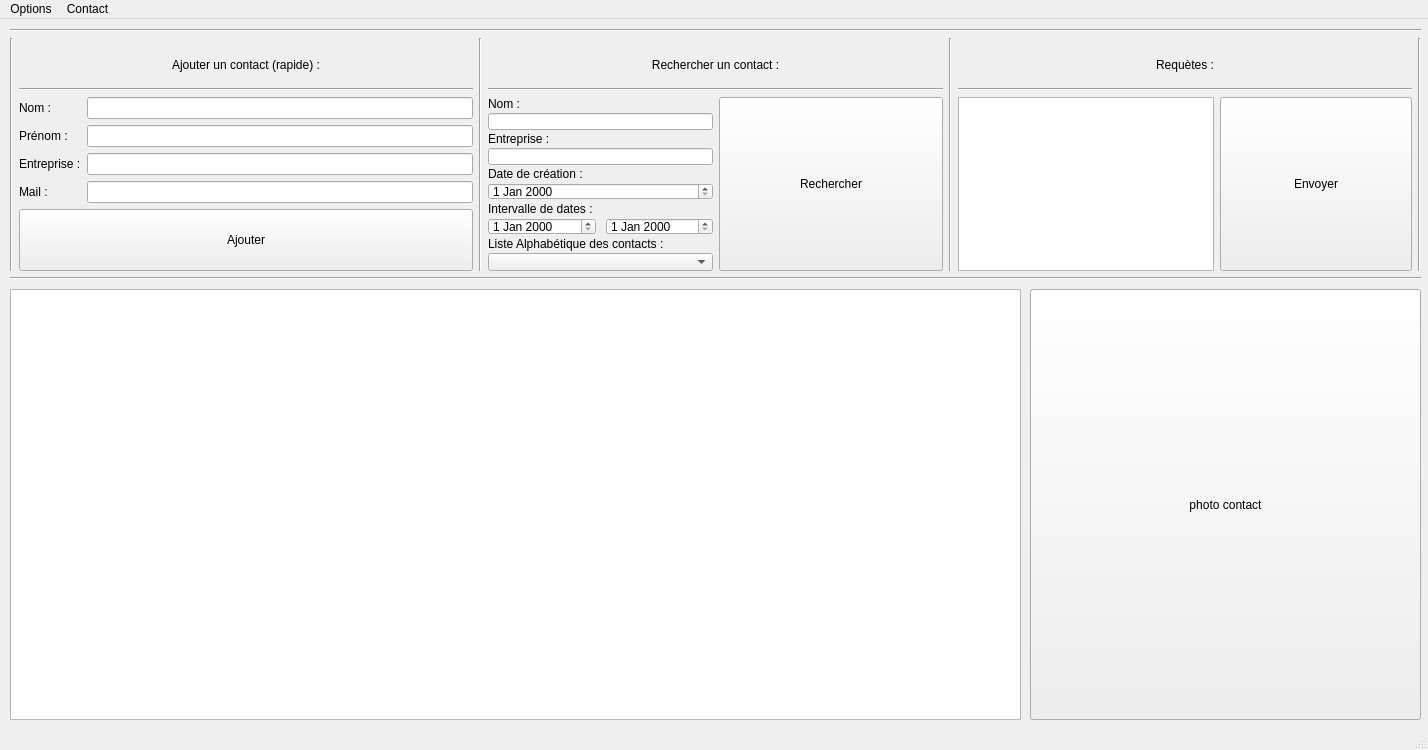
<?xml version="1.0" encoding="UTF-8"?>
<ui version="4.0">
 <class>MainWindow</class>
 <widget class="QMainWindow" name="MainWindow">
  <property name="geometry">
   <rect>
    <x>0</x>
    <y>0</y>
    <width>1428</width>
    <height>750</height>
   </rect>
  </property>
  <property name="windowTitle">
   <string>MainWindow</string>
  </property>
  <widget class="QWidget" name="centralwidget">
   <widget class="QWidget" name="verticalLayoutWidget_5">
    <property name="geometry">
     <rect>
      <x>10</x>
      <y>10</y>
      <width>1411</width>
      <height>251</height>
     </rect>
    </property>
    <layout class="QVBoxLayout" name="verticalLayout_2">
     <property name="sizeConstraint">
      <enum>QLayout::SetDefaultConstraint</enum>
     </property>
     <item>
      <widget class="Line" name="line_9">
       <property name="orientation">
        <enum>Qt::Horizontal</enum>
       </property>
      </widget>
     </item>
     <item>
      <layout class="QHBoxLayout" name="horizontalLayout_3">
       <item>
        <widget class="Line" name="line_8">
         <property name="orientation">
          <enum>Qt::Vertical</enum>
         </property>
        </widget>
       </item>
       <item>
        <layout class="QVBoxLayout" name="AjoutContactRapideLayout">
         <property name="sizeConstraint">
          <enum>QLayout::SetDefaultConstraint</enum>
         </property>
         <item>
          <spacer name="verticalSpacer_3">
           <property name="orientation">
            <enum>Qt::Vertical</enum>
           </property>
           <property name="sizeType">
            <enum>QSizePolicy::Fixed</enum>
           </property>
           <property name="sizeHint" stdset="0">
            <size>
             <width>20</width>
             <height>20</height>
            </size>
           </property>
          </spacer>
         </item>
         <item>
          <widget class="QLabel" name="TitreAjout">
           <property name="sizePolicy">
            <sizepolicy hsizetype="Preferred" vsizetype="Fixed">
             <horstretch>0</horstretch>
             <verstretch>0</verstretch>
            </sizepolicy>
           </property>
           <property name="autoFillBackground">
            <bool>true</bool>
           </property>
           <property name="text">
            <string>Ajouter un contact (rapide) :</string>
           </property>
           <property name="alignment">
            <set>Qt::AlignCenter</set>
           </property>
          </widget>
         </item>
         <item>
          <spacer name="verticalSpacer_4">
           <property name="orientation">
            <enum>Qt::Vertical</enum>
           </property>
           <property name="sizeType">
            <enum>QSizePolicy::Fixed</enum>
           </property>
           <property name="sizeHint" stdset="0">
            <size>
             <width>10</width>
             <height>10</height>
            </size>
           </property>
          </spacer>
         </item>
         <item>
          <widget class="Line" name="line_5">
           <property name="orientation">
            <enum>Qt::Horizontal</enum>
           </property>
          </widget>
         </item>
         <item>
          <layout class="QFormLayout" name="formLayout_3">
           <item row="0" column="0">
            <widget class="QLabel" name="label_3">
             <property name="text">
              <string>Nom :</string>
             </property>
            </widget>
           </item>
           <item row="1" column="0">
            <widget class="QLabel" name="label_4">
             <property name="text">
              <string>Prénom :</string>
             </property>
            </widget>
           </item>
           <item row="2" column="0">
            <widget class="QLabel" name="label_6">
             <property name="text">
              <string>Entreprise :</string>
             </property>
            </widget>
           </item>
           <item row="3" column="0">
            <widget class="QLabel" name="label_5">
             <property name="text">
              <string>Mail :</string>
             </property>
            </widget>
           </item>
           <item row="0" column="1">
            <widget class="QLineEdit" name="lineEdit"/>
           </item>
           <item row="1" column="1">
            <widget class="QLineEdit" name="lineEdit_2"/>
           </item>
           <item row="2" column="1">
            <widget class="QLineEdit" name="lineEdit_5"/>
           </item>
           <item row="3" column="1">
            <widget class="QLineEdit" name="lineEdit_4"/>
           </item>
          </layout>
         </item>
         <item>
          <widget class="QPushButton" name="AddFastButton">
           <property name="sizePolicy">
            <sizepolicy hsizetype="Expanding" vsizetype="Expanding">
             <horstretch>0</horstretch>
             <verstretch>0</verstretch>
            </sizepolicy>
           </property>
           <property name="text">
            <string>Ajouter</string>
           </property>
          </widget>
         </item>
        </layout>
       </item>
       <item>
        <widget class="Line" name="line">
         <property name="orientation">
          <enum>Qt::Vertical</enum>
         </property>
        </widget>
       </item>
       <item>
        <layout class="QVBoxLayout" name="RechercheLayout">
         <item>
          <spacer name="verticalSpacer_2">
           <property name="orientation">
            <enum>Qt::Vertical</enum>
           </property>
           <property name="sizeType">
            <enum>QSizePolicy::Fixed</enum>
           </property>
           <property name="sizeHint" stdset="0">
            <size>
             <width>20</width>
             <height>20</height>
            </size>
           </property>
          </spacer>
         </item>
         <item>
          <widget class="QLabel" name="TitreRecherche">
           <property name="sizePolicy">
            <sizepolicy hsizetype="Preferred" vsizetype="Fixed">
             <horstretch>0</horstretch>
             <verstretch>0</verstretch>
            </sizepolicy>
           </property>
           <property name="autoFillBackground">
            <bool>true</bool>
           </property>
           <property name="text">
            <string>Rechercher un contact :</string>
           </property>
           <property name="alignment">
            <set>Qt::AlignCenter</set>
           </property>
          </widget>
         </item>
         <item>
          <spacer name="verticalSpacer">
           <property name="orientation">
            <enum>Qt::Vertical</enum>
           </property>
           <property name="sizeType">
            <enum>QSizePolicy::Fixed</enum>
           </property>
           <property name="sizeHint" stdset="0">
            <size>
             <width>10</width>
             <height>10</height>
            </size>
           </property>
          </spacer>
         </item>
         <item>
          <widget class="Line" name="line_4">
           <property name="orientation">
            <enum>Qt::Horizontal</enum>
           </property>
          </widget>
         </item>
         <item>
          <layout class="QHBoxLayout" name="horizontalLayout_2">
           <property name="sizeConstraint">
            <enum>QLayout::SetFixedSize</enum>
           </property>
           <item>
            <layout class="QVBoxLayout" name="verticalLayout_4">
             <item>
              <layout class="QFormLayout" name="formLayout_4">
               <property name="sizeConstraint">
                <enum>QLayout::SetFixedSize</enum>
               </property>
               <property name="fieldGrowthPolicy">
                <enum>QFormLayout::AllNonFixedFieldsGrow</enum>
               </property>
               <property name="rowWrapPolicy">
                <enum>QFormLayout::WrapAllRows</enum>
               </property>
               <property name="verticalSpacing">
                <number>2</number>
               </property>
               <item row="0" column="0">
                <widget class="QLabel" name="label_14">
                 <property name="text">
                  <string>Nom :</string>
                 </property>
                </widget>
               </item>
               <item row="0" column="1">
                <widget class="QLineEdit" name="NomRecherche">
                 <property name="sizePolicy">
                  <sizepolicy hsizetype="Expanding" vsizetype="Fixed">
                   <horstretch>0</horstretch>
                   <verstretch>0</verstretch>
                  </sizepolicy>
                 </property>
                 <property name="text">
                  <string/>
                 </property>
                </widget>
               </item>
               <item row="2" column="0">
                <widget class="QLabel" name="label_16">
                 <property name="text">
                  <string>Entreprise :</string>
                 </property>
                </widget>
               </item>
               <item row="2" column="1">
                <widget class="QLineEdit" name="EntrepriseRecherche"/>
               </item>
               <item row="3" column="0">
                <widget class="QLabel" name="label_15">
                 <property name="text">
                  <string>Date de création :</string>
                 </property>
                </widget>
               </item>
               <item row="3" column="1">
                <widget class="QDateEdit" name="DateCreation"/>
               </item>
               <item row="4" column="0">
                <widget class="QLabel" name="label_8">
                 <property name="text">
                  <string>Intervalle de dates :</string>
                 </property>
                </widget>
               </item>
               <item row="4" column="1">
                <layout class="QHBoxLayout" name="horizontalLayout">
                 <item>
                  <widget class="QDateEdit" name="Date1Intervalle"/>
                 </item>
                 <item>
                  <spacer name="horizontalSpacer">
                   <property name="orientation">
                    <enum>Qt::Horizontal</enum>
                   </property>
                   <property name="sizeType">
                    <enum>QSizePolicy::Fixed</enum>
                   </property>
                   <property name="sizeHint" stdset="0">
                    <size>
                     <width>10</width>
                     <height>20</height>
                    </size>
                   </property>
                  </spacer>
                 </item>
                 <item>
                  <widget class="QDateEdit" name="Date2Intervalle"/>
                 </item>
                </layout>
               </item>
               <item row="5" column="0">
                <widget class="QLabel" name="label">
                 <property name="text">
                  <string>Liste Alphabétique des contacts :</string>
                 </property>
                </widget>
               </item>
               <item row="5" column="1">
                <widget class="QComboBox" name="ListeTrieesComboBox"/>
               </item>
              </layout>
             </item>
            </layout>
           </item>
           <item>
            <widget class="QPushButton" name="pushButton">
             <property name="sizePolicy">
              <sizepolicy hsizetype="Expanding" vsizetype="Expanding">
               <horstretch>0</horstretch>
               <verstretch>0</verstretch>
              </sizepolicy>
             </property>
             <property name="text">
              <string>Rechercher</string>
             </property>
            </widget>
           </item>
          </layout>
         </item>
        </layout>
       </item>
       <item>
        <widget class="Line" name="line_2">
         <property name="orientation">
          <enum>Qt::Vertical</enum>
         </property>
        </widget>
       </item>
       <item>
        <layout class="QVBoxLayout" name="RequeteLayout">
         <item>
          <spacer name="verticalSpacer_5">
           <property name="orientation">
            <enum>Qt::Vertical</enum>
           </property>
           <property name="sizeType">
            <enum>QSizePolicy::Fixed</enum>
           </property>
           <property name="sizeHint" stdset="0">
            <size>
             <width>20</width>
             <height>20</height>
            </size>
           </property>
          </spacer>
         </item>
         <item>
          <widget class="QLabel" name="TitreRequete">
           <property name="sizePolicy">
            <sizepolicy hsizetype="Preferred" vsizetype="Fixed">
             <horstretch>0</horstretch>
             <verstretch>0</verstretch>
            </sizepolicy>
           </property>
           <property name="autoFillBackground">
            <bool>true</bool>
           </property>
           <property name="text">
            <string>Requètes :</string>
           </property>
           <property name="scaledContents">
            <bool>false</bool>
           </property>
           <property name="alignment">
            <set>Qt::AlignCenter</set>
           </property>
          </widget>
         </item>
         <item>
          <spacer name="verticalSpacer_6">
           <property name="orientation">
            <enum>Qt::Vertical</enum>
           </property>
           <property name="sizeType">
            <enum>QSizePolicy::Fixed</enum>
           </property>
           <property name="sizeHint" stdset="0">
            <size>
             <width>10</width>
             <height>10</height>
            </size>
           </property>
          </spacer>
         </item>
         <item>
          <widget class="Line" name="line_6">
           <property name="orientation">
            <enum>Qt::Horizontal</enum>
           </property>
          </widget>
         </item>
         <item>
          <layout class="QFormLayout" name="formLayout_2">
           <item row="0" column="0">
            <widget class="QTextEdit" name="textEditRequete">
             <property name="sizePolicy">
              <sizepolicy hsizetype="Expanding" vsizetype="Expanding">
               <horstretch>0</horstretch>
               <verstretch>0</verstretch>
              </sizepolicy>
             </property>
            </widget>
           </item>
           <item row="0" column="1">
            <widget class="QPushButton" name="RequestButton">
             <property name="sizePolicy">
              <sizepolicy hsizetype="Expanding" vsizetype="Expanding">
               <horstretch>0</horstretch>
               <verstretch>0</verstretch>
              </sizepolicy>
             </property>
             <property name="text">
              <string>Envoyer</string>
             </property>
            </widget>
           </item>
          </layout>
         </item>
        </layout>
       </item>
       <item>
        <widget class="Line" name="line_7">
         <property name="orientation">
          <enum>Qt::Vertical</enum>
         </property>
        </widget>
       </item>
      </layout>
     </item>
     <item>
      <widget class="Line" name="line_3">
       <property name="orientation">
        <enum>Qt::Horizontal</enum>
       </property>
      </widget>
     </item>
    </layout>
   </widget>
   <widget class="QPlainTextEdit" name="Affichage">
    <property name="enabled">
     <bool>true</bool>
    </property>
    <property name="geometry">
     <rect>
      <x>10</x>
      <y>270</y>
      <width>1011</width>
      <height>431</height>
     </rect>
    </property>
   </widget>
   <widget class="QPushButton" name="photo">
    <property name="geometry">
     <rect>
      <x>1030</x>
      <y>270</y>
      <width>391</width>
      <height>431</height>
     </rect>
    </property>
    <property name="sizePolicy">
     <sizepolicy hsizetype="Maximum" vsizetype="Preferred">
      <horstretch>0</horstretch>
      <verstretch>0</verstretch>
     </sizepolicy>
    </property>
    <property name="minimumSize">
     <size>
      <width>80</width>
      <height>80</height>
     </size>
    </property>
    <property name="text">
     <string>photo contact</string>
    </property>
    <property name="checkable">
     <bool>false</bool>
    </property>
   </widget>
  </widget>
  <widget class="QMenuBar" name="menubar">
   <property name="geometry">
    <rect>
     <x>0</x>
     <y>0</y>
     <width>1428</width>
     <height>20</height>
    </rect>
   </property>
   <widget class="QMenu" name="menuMenu">
    <property name="title">
     <string>Options</string>
    </property>
    <addaction name="actionQuitter"/>
   </widget>
   <widget class="QMenu" name="menuContact">
    <property name="title">
     <string>Contact</string>
    </property>
    <widget class="QMenu" name="menuInteractions">
     <property name="title">
      <string>Interactions</string>
     </property>
     <addaction name="actionAjouterInteraction"/>
    </widget>
    <addaction name="actionFicheContact"/>
    <addaction name="actionModifierContact"/>
    <addaction name="menuInteractions"/>
   </widget>
   <addaction name="menuMenu"/>
   <addaction name="menuContact"/>
  </widget>
  <widget class="QStatusBar" name="statusbar">
   <property name="autoFillBackground">
    <bool>true</bool>
   </property>
  </widget>
  <action name="actionFicheContact">
   <property name="text">
    <string>Créer une fiche de contact</string>
   </property>
  </action>
  <action name="actionModifierContact">
   <property name="text">
    <string>Modifier un contact</string>
   </property>
  </action>
  <action name="actionAjouterInteraction">
   <property name="text">
    <string>Ajouter une interaction</string>
   </property>
  </action>
  <action name="actionQuitter">
   <property name="text">
    <string>Quitter</string>
   </property>
  </action>
 </widget>
 <resources/>
 <connections/>
</ui>
